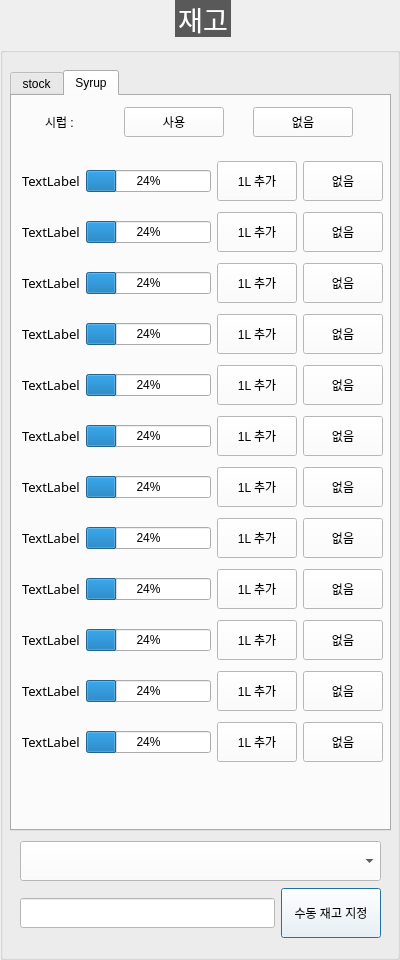
<?xml version="1.0" encoding="UTF-8"?>
<ui version="4.0">
 <class>DialogStock</class>
 <widget class="QDialog" name="DialogStock">
  <property name="geometry">
   <rect>
    <x>0</x>
    <y>0</y>
    <width>400</width>
    <height>960</height>
   </rect>
  </property>
  <property name="windowTitle">
   <string>Dialog</string>
  </property>
  <widget class="QGroupBox" name="GB_STOCK">
   <property name="geometry">
    <rect>
     <x>0</x>
     <y>0</y>
     <width>400</width>
     <height>960</height>
    </rect>
   </property>
   <property name="font">
    <font>
     <family>함초롬돋움</family>
     <pointsize>20</pointsize>
     <weight>50</weight>
     <italic>false</italic>
     <bold>false</bold>
    </font>
   </property>
   <property name="styleSheet">
    <string notr="true">QGroupBox  {
    margin-top: 10px;
	font: 20pt &quot;함초롬돋움&quot;;
}

QGroupBox::title  {
    subcontrol-origin: margin;
    subcontrol-position: top center;
    padding: 10px 8000px 10px 8000px;
    background-color: #595959;
    color: rgb(255, 255, 255);
}
QLabel {
	font: 10pt &quot;함초롬돋움&quot;;
}
QComboBox{
	font: 10pt &quot;함초롬돋움&quot;;
	background-color: #ffffff
}
QPushButton{
	font: 10pt &quot;함초롬돋움&quot;;
	background-color: #ffffff
}
QLineEdit{
	font: 10pt &quot;함초롬돋움&quot;;
	background-color: #ffffff
}



</string>
   </property>
   <property name="title">
    <string>재고</string>
   </property>
   <widget class="QWidget" name="layoutWidget">
    <property name="geometry">
     <rect>
      <x>20</x>
      <y>840</y>
      <width>361</width>
      <height>101</height>
     </rect>
    </property>
    <layout class="QVBoxLayout" name="verticalLayout_3">
     <item>
      <widget class="QComboBox" name="CB_STOCK_NAME">
       <property name="minimumSize">
        <size>
         <width>50</width>
         <height>40</height>
        </size>
       </property>
      </widget>
     </item>
     <item>
      <layout class="QHBoxLayout" name="horizontalLayout_14">
       <item>
        <widget class="QLineEdit" name="LE_MANUAL_STOCK_AMOUNT">
         <property name="minimumSize">
          <size>
           <width>0</width>
           <height>30</height>
          </size>
         </property>
         <property name="font">
          <font>
           <family>함초롬돋움</family>
           <pointsize>10</pointsize>
           <weight>50</weight>
           <italic>false</italic>
           <bold>false</bold>
          </font>
         </property>
         <property name="readOnly">
          <bool>false</bool>
         </property>
        </widget>
       </item>
       <item>
        <widget class="QPushButton" name="BTN_SET_STOCK_MANUAL">
         <property name="minimumSize">
          <size>
           <width>100</width>
           <height>50</height>
          </size>
         </property>
         <property name="text">
          <string>수동 재고 지정</string>
         </property>
        </widget>
       </item>
      </layout>
     </item>
    </layout>
   </widget>
   <widget class="QTabWidget" name="tabWidget">
    <property name="geometry">
     <rect>
      <x>10</x>
      <y>70</y>
      <width>381</width>
      <height>761</height>
     </rect>
    </property>
    <property name="currentIndex">
     <number>1</number>
    </property>
    <widget class="QWidget" name="tab">
     <attribute name="title">
      <string>stock</string>
     </attribute>
     <widget class="QWidget" name="">
      <property name="geometry">
       <rect>
        <x>10</x>
        <y>320</y>
        <width>359</width>
        <height>107</height>
       </rect>
      </property>
      <layout class="QVBoxLayout" name="verticalLayout_7">
       <item>
        <layout class="QHBoxLayout" name="horizontalLayout_10">
         <item>
          <widget class="QLabel" name="LB_ICE_1">
           <property name="text">
            <string>TextLabel</string>
           </property>
          </widget>
         </item>
         <item>
          <widget class="QProgressBar" name="PB_ICE_1">
           <property name="maximumSize">
            <size>
             <width>200</width>
             <height>16777215</height>
            </size>
           </property>
           <property name="value">
            <number>24</number>
           </property>
           <property name="format">
            <string>%p%</string>
           </property>
          </widget>
         </item>
        </layout>
       </item>
       <item>
        <layout class="QHBoxLayout" name="horizontalLayout_11">
         <item>
          <widget class="QLabel" name="LB_COFFEE">
           <property name="text">
            <string>TextLabel</string>
           </property>
          </widget>
         </item>
         <item>
          <widget class="QProgressBar" name="PB_COFFEE">
           <property name="maximumSize">
            <size>
             <width>200</width>
             <height>16777215</height>
            </size>
           </property>
           <property name="value">
            <number>24</number>
           </property>
           <property name="format">
            <string>%p%</string>
           </property>
          </widget>
         </item>
        </layout>
       </item>
      </layout>
     </widget>
     <widget class="QWidget" name="">
      <property name="geometry">
       <rect>
        <x>10</x>
        <y>445</y>
        <width>357</width>
        <height>31</height>
       </rect>
      </property>
      <layout class="QHBoxLayout" name="horizontalLayout_13">
       <item>
        <widget class="QLabel" name="label_2">
         <property name="maximumSize">
          <size>
           <width>50</width>
           <height>16777215</height>
          </size>
         </property>
         <property name="text">
          <string>우유 :</string>
         </property>
        </widget>
       </item>
       <item>
        <widget class="QPushButton" name="BTN_MILK_USE">
         <property name="minimumSize">
          <size>
           <width>100</width>
           <height>30</height>
          </size>
         </property>
         <property name="maximumSize">
          <size>
           <width>100</width>
           <height>16777215</height>
          </size>
         </property>
         <property name="text">
          <string>사용</string>
         </property>
        </widget>
       </item>
       <item>
        <widget class="QPushButton" name="BTN_MILK_NOT_USE">
         <property name="minimumSize">
          <size>
           <width>100</width>
           <height>30</height>
          </size>
         </property>
         <property name="maximumSize">
          <size>
           <width>100</width>
           <height>16777215</height>
          </size>
         </property>
         <property name="text">
          <string>없음</string>
         </property>
        </widget>
       </item>
      </layout>
     </widget>
     <widget class="QWidget" name="">
      <property name="geometry">
       <rect>
        <x>10</x>
        <y>490</y>
        <width>357</width>
        <height>61</height>
       </rect>
      </property>
      <layout class="QHBoxLayout" name="horizontalLayout_12">
       <item>
        <widget class="QLabel" name="LB_MILK">
         <property name="text">
          <string>TextLabel</string>
         </property>
        </widget>
       </item>
       <item>
        <widget class="QProgressBar" name="PB_MILK">
         <property name="maximumSize">
          <size>
           <width>200</width>
           <height>16777215</height>
          </size>
         </property>
         <property name="value">
          <number>24</number>
         </property>
         <property name="format">
          <string>%p%</string>
         </property>
        </widget>
       </item>
      </layout>
     </widget>
     <widget class="QWidget" name="">
      <property name="geometry">
       <rect>
        <x>10</x>
        <y>10</y>
        <width>361</width>
        <height>300</height>
       </rect>
      </property>
      <layout class="QVBoxLayout" name="verticalLayout_9">
       <item>
        <layout class="QHBoxLayout" name="horizontalLayout">
         <item>
          <widget class="QLabel" name="LB_CUP_1">
           <property name="text">
            <string>TextLabel</string>
           </property>
          </widget>
         </item>
         <item>
          <widget class="QProgressBar" name="PB_CUP_1">
           <property name="maximumSize">
            <size>
             <width>150</width>
             <height>16777215</height>
            </size>
           </property>
           <property name="value">
            <number>24</number>
           </property>
           <property name="format">
            <string>%p%</string>
           </property>
          </widget>
         </item>
         <item>
          <layout class="QVBoxLayout" name="verticalLayout">
           <item>
            <widget class="QPushButton" name="BTN_CUP_HALF_1">
             <property name="minimumSize">
              <size>
               <width>100</width>
               <height>30</height>
              </size>
             </property>
             <property name="maximumSize">
              <size>
               <width>100</width>
               <height>16777215</height>
              </size>
             </property>
             <property name="text">
              <string>절반</string>
             </property>
            </widget>
           </item>
           <item>
            <widget class="QPushButton" name="BTN_CUP_FULL_1">
             <property name="minimumSize">
              <size>
               <width>100</width>
               <height>30</height>
              </size>
             </property>
             <property name="maximumSize">
              <size>
               <width>100</width>
               <height>16777215</height>
              </size>
             </property>
             <property name="text">
              <string>FULL</string>
             </property>
            </widget>
           </item>
          </layout>
         </item>
        </layout>
       </item>
       <item>
        <layout class="QHBoxLayout" name="horizontalLayout_2">
         <item>
          <widget class="QLabel" name="LB_CUP_2">
           <property name="text">
            <string>TextLabel</string>
           </property>
          </widget>
         </item>
         <item>
          <widget class="QProgressBar" name="PB_CUP_2">
           <property name="maximumSize">
            <size>
             <width>150</width>
             <height>16777215</height>
            </size>
           </property>
           <property name="value">
            <number>24</number>
           </property>
           <property name="format">
            <string>%p%</string>
           </property>
          </widget>
         </item>
         <item>
          <layout class="QVBoxLayout" name="verticalLayout_2">
           <item>
            <widget class="QPushButton" name="BTN_CUP_HALF_2">
             <property name="minimumSize">
              <size>
               <width>100</width>
               <height>30</height>
              </size>
             </property>
             <property name="maximumSize">
              <size>
               <width>100</width>
               <height>16777215</height>
              </size>
             </property>
             <property name="text">
              <string>절반</string>
             </property>
            </widget>
           </item>
           <item>
            <widget class="QPushButton" name="BTN_CUP_FULL_2">
             <property name="minimumSize">
              <size>
               <width>100</width>
               <height>30</height>
              </size>
             </property>
             <property name="maximumSize">
              <size>
               <width>100</width>
               <height>16777215</height>
              </size>
             </property>
             <property name="text">
              <string>FULL</string>
             </property>
            </widget>
           </item>
          </layout>
         </item>
        </layout>
       </item>
       <item>
        <layout class="QHBoxLayout" name="horizontalLayout_9">
         <item>
          <widget class="QLabel" name="LB_CUP_3">
           <property name="text">
            <string>TextLabel</string>
           </property>
          </widget>
         </item>
         <item>
          <widget class="QProgressBar" name="PB_CUP_3">
           <property name="maximumSize">
            <size>
             <width>150</width>
             <height>16777215</height>
            </size>
           </property>
           <property name="value">
            <number>24</number>
           </property>
           <property name="format">
            <string>%p%</string>
           </property>
          </widget>
         </item>
         <item>
          <layout class="QVBoxLayout" name="verticalLayout_10">
           <item>
            <widget class="QPushButton" name="BTN_CUP_HALF_3">
             <property name="minimumSize">
              <size>
               <width>100</width>
               <height>30</height>
              </size>
             </property>
             <property name="maximumSize">
              <size>
               <width>100</width>
               <height>16777215</height>
              </size>
             </property>
             <property name="text">
              <string>절반</string>
             </property>
            </widget>
           </item>
           <item>
            <widget class="QPushButton" name="BTN_CUP_FULL_3">
             <property name="minimumSize">
              <size>
               <width>100</width>
               <height>30</height>
              </size>
             </property>
             <property name="maximumSize">
              <size>
               <width>100</width>
               <height>16777215</height>
              </size>
             </property>
             <property name="text">
              <string>FULL</string>
             </property>
            </widget>
           </item>
          </layout>
         </item>
        </layout>
       </item>
       <item>
        <layout class="QHBoxLayout" name="horizontalLayout_15">
         <item>
          <widget class="QLabel" name="LB_CUP_4">
           <property name="text">
            <string>TextLabel</string>
           </property>
          </widget>
         </item>
         <item>
          <widget class="QProgressBar" name="PB_CUP_4">
           <property name="maximumSize">
            <size>
             <width>150</width>
             <height>16777215</height>
            </size>
           </property>
           <property name="value">
            <number>24</number>
           </property>
           <property name="format">
            <string>%p%</string>
           </property>
          </widget>
         </item>
         <item>
          <layout class="QVBoxLayout" name="verticalLayout_11">
           <item>
            <widget class="QPushButton" name="BTN_CUP_HALF_4">
             <property name="minimumSize">
              <size>
               <width>100</width>
               <height>30</height>
              </size>
             </property>
             <property name="maximumSize">
              <size>
               <width>100</width>
               <height>16777215</height>
              </size>
             </property>
             <property name="text">
              <string>절반</string>
             </property>
            </widget>
           </item>
           <item>
            <widget class="QPushButton" name="BTN_CUP_FULL_4">
             <property name="minimumSize">
              <size>
               <width>100</width>
               <height>30</height>
              </size>
             </property>
             <property name="maximumSize">
              <size>
               <width>100</width>
               <height>16777215</height>
              </size>
             </property>
             <property name="text">
              <string>FULL</string>
             </property>
            </widget>
           </item>
          </layout>
         </item>
        </layout>
       </item>
      </layout>
     </widget>
    </widget>
    <widget class="QWidget" name="tab_2">
     <attribute name="title">
      <string>Syrup</string>
     </attribute>
     <widget class="QWidget" name="layoutWidget">
      <property name="geometry">
       <rect>
        <x>10</x>
        <y>10</y>
        <width>357</width>
        <height>32</height>
       </rect>
      </property>
      <layout class="QHBoxLayout" name="horizontalLayout_3">
       <item>
        <widget class="QLabel" name="label">
         <property name="maximumSize">
          <size>
           <width>50</width>
           <height>16777215</height>
          </size>
         </property>
         <property name="text">
          <string>시럽 : </string>
         </property>
        </widget>
       </item>
       <item>
        <widget class="QPushButton" name="BTN_SYRUP_USE">
         <property name="minimumSize">
          <size>
           <width>100</width>
           <height>30</height>
          </size>
         </property>
         <property name="maximumSize">
          <size>
           <width>100</width>
           <height>16777215</height>
          </size>
         </property>
         <property name="text">
          <string>사용</string>
         </property>
        </widget>
       </item>
       <item>
        <widget class="QPushButton" name="BTN_SYRUP_NOT_USE">
         <property name="minimumSize">
          <size>
           <width>100</width>
           <height>30</height>
          </size>
         </property>
         <property name="maximumSize">
          <size>
           <width>100</width>
           <height>16777215</height>
          </size>
         </property>
         <property name="text">
          <string>없음</string>
         </property>
        </widget>
       </item>
      </layout>
     </widget>
     <widget class="QFrame" name="frame">
      <property name="geometry">
       <rect>
        <x>10</x>
        <y>50</y>
        <width>361</width>
        <height>641</height>
       </rect>
      </property>
      <property name="frameShape">
       <enum>QFrame::NoFrame</enum>
      </property>
      <property name="frameShadow">
       <enum>QFrame::Plain</enum>
      </property>
      <widget class="QWidget" name="">
       <property name="geometry">
        <rect>
         <x>0</x>
         <y>10</y>
         <width>361</width>
         <height>611</height>
        </rect>
       </property>
       <layout class="QVBoxLayout" name="verticalLayout_4">
        <item>
         <layout class="QHBoxLayout" name="horizontalLayout_4">
          <item>
           <widget class="QLabel" name="LB_SYRUP_1">
            <property name="font">
             <font>
              <family>함초롬돋움</family>
              <pointsize>10</pointsize>
              <weight>50</weight>
              <italic>false</italic>
              <bold>false</bold>
             </font>
            </property>
            <property name="text">
             <string>TextLabel</string>
            </property>
           </widget>
          </item>
          <item>
           <widget class="QProgressBar" name="PB_SYRUP_1">
            <property name="maximumSize">
             <size>
              <width>150</width>
              <height>16777215</height>
             </size>
            </property>
            <property name="value">
             <number>24</number>
            </property>
            <property name="format">
             <string>%p%</string>
            </property>
           </widget>
          </item>
          <item>
           <widget class="QPushButton" name="BTN_SYRUP_ADD_1">
            <property name="minimumSize">
             <size>
              <width>60</width>
              <height>40</height>
             </size>
            </property>
            <property name="maximumSize">
             <size>
              <width>100</width>
              <height>16777215</height>
             </size>
            </property>
            <property name="text">
             <string>1L 추가</string>
            </property>
           </widget>
          </item>
          <item>
           <widget class="QPushButton" name="BTN_SYRUP_REPLACE_1">
            <property name="minimumSize">
             <size>
              <width>60</width>
              <height>40</height>
             </size>
            </property>
            <property name="maximumSize">
             <size>
              <width>100</width>
              <height>16777215</height>
             </size>
            </property>
            <property name="text">
             <string>없음</string>
            </property>
           </widget>
          </item>
         </layout>
        </item>
        <item>
         <layout class="QHBoxLayout" name="horizontalLayout_5">
          <item>
           <widget class="QLabel" name="LB_SYRUP_2">
            <property name="font">
             <font>
              <family>함초롬돋움</family>
              <pointsize>10</pointsize>
              <weight>50</weight>
              <italic>false</italic>
              <bold>false</bold>
             </font>
            </property>
            <property name="text">
             <string>TextLabel</string>
            </property>
           </widget>
          </item>
          <item>
           <widget class="QProgressBar" name="PB_SYRUP_2">
            <property name="maximumSize">
             <size>
              <width>150</width>
              <height>16777215</height>
             </size>
            </property>
            <property name="value">
             <number>24</number>
            </property>
            <property name="format">
             <string>%p%</string>
            </property>
           </widget>
          </item>
          <item>
           <widget class="QPushButton" name="BTN_SYRUP_ADD_2">
            <property name="minimumSize">
             <size>
              <width>60</width>
              <height>40</height>
             </size>
            </property>
            <property name="maximumSize">
             <size>
              <width>100</width>
              <height>16777215</height>
             </size>
            </property>
            <property name="text">
             <string>1L 추가</string>
            </property>
           </widget>
          </item>
          <item>
           <widget class="QPushButton" name="BTN_SYRUP_REPLACE_2">
            <property name="minimumSize">
             <size>
              <width>60</width>
              <height>40</height>
             </size>
            </property>
            <property name="maximumSize">
             <size>
              <width>100</width>
              <height>16777215</height>
             </size>
            </property>
            <property name="text">
             <string>없음</string>
            </property>
           </widget>
          </item>
         </layout>
        </item>
        <item>
         <layout class="QHBoxLayout" name="horizontalLayout_6">
          <item>
           <widget class="QLabel" name="LB_SYRUP_3">
            <property name="font">
             <font>
              <family>함초롬돋움</family>
              <pointsize>10</pointsize>
              <weight>50</weight>
              <italic>false</italic>
              <bold>false</bold>
             </font>
            </property>
            <property name="text">
             <string>TextLabel</string>
            </property>
           </widget>
          </item>
          <item>
           <widget class="QProgressBar" name="PB_SYRUP_3">
            <property name="maximumSize">
             <size>
              <width>150</width>
              <height>16777215</height>
             </size>
            </property>
            <property name="value">
             <number>24</number>
            </property>
            <property name="format">
             <string>%p%</string>
            </property>
           </widget>
          </item>
          <item>
           <widget class="QPushButton" name="BTN_SYRUP_ADD_3">
            <property name="minimumSize">
             <size>
              <width>60</width>
              <height>40</height>
             </size>
            </property>
            <property name="maximumSize">
             <size>
              <width>100</width>
              <height>16777215</height>
             </size>
            </property>
            <property name="text">
             <string>1L 추가</string>
            </property>
           </widget>
          </item>
          <item>
           <widget class="QPushButton" name="BTN_SYRUP_REPLACE_3">
            <property name="minimumSize">
             <size>
              <width>60</width>
              <height>40</height>
             </size>
            </property>
            <property name="maximumSize">
             <size>
              <width>100</width>
              <height>16777215</height>
             </size>
            </property>
            <property name="text">
             <string>없음</string>
            </property>
           </widget>
          </item>
         </layout>
        </item>
        <item>
         <layout class="QHBoxLayout" name="horizontalLayout_7">
          <item>
           <widget class="QLabel" name="LB_SYRUP_4">
            <property name="font">
             <font>
              <family>함초롬돋움</family>
              <pointsize>10</pointsize>
              <weight>50</weight>
              <italic>false</italic>
              <bold>false</bold>
             </font>
            </property>
            <property name="text">
             <string>TextLabel</string>
            </property>
           </widget>
          </item>
          <item>
           <widget class="QProgressBar" name="PB_SYRUP_4">
            <property name="maximumSize">
             <size>
              <width>150</width>
              <height>16777215</height>
             </size>
            </property>
            <property name="value">
             <number>24</number>
            </property>
            <property name="format">
             <string>%p%</string>
            </property>
           </widget>
          </item>
          <item>
           <widget class="QPushButton" name="BTN_SYRUP_ADD_4">
            <property name="minimumSize">
             <size>
              <width>60</width>
              <height>40</height>
             </size>
            </property>
            <property name="maximumSize">
             <size>
              <width>100</width>
              <height>16777215</height>
             </size>
            </property>
            <property name="text">
             <string>1L 추가</string>
            </property>
           </widget>
          </item>
          <item>
           <widget class="QPushButton" name="BTN_SYRUP_REPLACE_4">
            <property name="minimumSize">
             <size>
              <width>60</width>
              <height>40</height>
             </size>
            </property>
            <property name="maximumSize">
             <size>
              <width>100</width>
              <height>16777215</height>
             </size>
            </property>
            <property name="text">
             <string>없음</string>
            </property>
           </widget>
          </item>
         </layout>
        </item>
        <item>
         <layout class="QHBoxLayout" name="horizontalLayout_8">
          <item>
           <widget class="QLabel" name="LB_SYRUP_5">
            <property name="font">
             <font>
              <family>함초롬돋움</family>
              <pointsize>10</pointsize>
              <weight>50</weight>
              <italic>false</italic>
              <bold>false</bold>
             </font>
            </property>
            <property name="text">
             <string>TextLabel</string>
            </property>
           </widget>
          </item>
          <item>
           <widget class="QProgressBar" name="PB_SYRUP_5">
            <property name="maximumSize">
             <size>
              <width>150</width>
              <height>16777215</height>
             </size>
            </property>
            <property name="value">
             <number>24</number>
            </property>
            <property name="format">
             <string>%p%</string>
            </property>
           </widget>
          </item>
          <item>
           <widget class="QPushButton" name="BTN_SYRUP_ADD_5">
            <property name="minimumSize">
             <size>
              <width>60</width>
              <height>40</height>
             </size>
            </property>
            <property name="maximumSize">
             <size>
              <width>100</width>
              <height>16777215</height>
             </size>
            </property>
            <property name="text">
             <string>1L 추가</string>
            </property>
           </widget>
          </item>
          <item>
           <widget class="QPushButton" name="BTN_SYRUP_REPLACE_5">
            <property name="minimumSize">
             <size>
              <width>60</width>
              <height>40</height>
             </size>
            </property>
            <property name="maximumSize">
             <size>
              <width>100</width>
              <height>16777215</height>
             </size>
            </property>
            <property name="text">
             <string>없음</string>
            </property>
           </widget>
          </item>
         </layout>
        </item>
        <item>
         <layout class="QHBoxLayout" name="horizontalLayout_16">
          <item>
           <widget class="QLabel" name="LB_SYRUP_6">
            <property name="font">
             <font>
              <family>함초롬돋움</family>
              <pointsize>10</pointsize>
              <weight>50</weight>
              <italic>false</italic>
              <bold>false</bold>
             </font>
            </property>
            <property name="text">
             <string>TextLabel</string>
            </property>
           </widget>
          </item>
          <item>
           <widget class="QProgressBar" name="PB_SYRUP_6">
            <property name="maximumSize">
             <size>
              <width>150</width>
              <height>16777215</height>
             </size>
            </property>
            <property name="value">
             <number>24</number>
            </property>
            <property name="format">
             <string>%p%</string>
            </property>
           </widget>
          </item>
          <item>
           <widget class="QPushButton" name="BTN_SYRUP_ADD_6">
            <property name="minimumSize">
             <size>
              <width>60</width>
              <height>40</height>
             </size>
            </property>
            <property name="maximumSize">
             <size>
              <width>100</width>
              <height>16777215</height>
             </size>
            </property>
            <property name="text">
             <string>1L 추가</string>
            </property>
           </widget>
          </item>
          <item>
           <widget class="QPushButton" name="BTN_SYRUP_REPLACE_6">
            <property name="minimumSize">
             <size>
              <width>60</width>
              <height>40</height>
             </size>
            </property>
            <property name="maximumSize">
             <size>
              <width>100</width>
              <height>16777215</height>
             </size>
            </property>
            <property name="text">
             <string>없음</string>
            </property>
           </widget>
          </item>
         </layout>
        </item>
        <item>
         <layout class="QHBoxLayout" name="horizontalLayout_17">
          <item>
           <widget class="QLabel" name="LB_SYRUP_7">
            <property name="font">
             <font>
              <family>함초롬돋움</family>
              <pointsize>10</pointsize>
              <weight>50</weight>
              <italic>false</italic>
              <bold>false</bold>
             </font>
            </property>
            <property name="text">
             <string>TextLabel</string>
            </property>
           </widget>
          </item>
          <item>
           <widget class="QProgressBar" name="PB_SYRUP_7">
            <property name="maximumSize">
             <size>
              <width>150</width>
              <height>16777215</height>
             </size>
            </property>
            <property name="value">
             <number>24</number>
            </property>
            <property name="format">
             <string>%p%</string>
            </property>
           </widget>
          </item>
          <item>
           <widget class="QPushButton" name="BTN_SYRUP_ADD_7">
            <property name="minimumSize">
             <size>
              <width>60</width>
              <height>40</height>
             </size>
            </property>
            <property name="maximumSize">
             <size>
              <width>100</width>
              <height>16777215</height>
             </size>
            </property>
            <property name="text">
             <string>1L 추가</string>
            </property>
           </widget>
          </item>
          <item>
           <widget class="QPushButton" name="BTN_SYRUP_REPLACE_7">
            <property name="minimumSize">
             <size>
              <width>60</width>
              <height>40</height>
             </size>
            </property>
            <property name="maximumSize">
             <size>
              <width>100</width>
              <height>16777215</height>
             </size>
            </property>
            <property name="text">
             <string>없음</string>
            </property>
           </widget>
          </item>
         </layout>
        </item>
        <item>
         <layout class="QHBoxLayout" name="horizontalLayout_18">
          <item>
           <widget class="QLabel" name="LB_SYRUP_8">
            <property name="font">
             <font>
              <family>함초롬돋움</family>
              <pointsize>10</pointsize>
              <weight>50</weight>
              <italic>false</italic>
              <bold>false</bold>
             </font>
            </property>
            <property name="text">
             <string>TextLabel</string>
            </property>
           </widget>
          </item>
          <item>
           <widget class="QProgressBar" name="PB_SYRUP_8">
            <property name="maximumSize">
             <size>
              <width>150</width>
              <height>16777215</height>
             </size>
            </property>
            <property name="value">
             <number>24</number>
            </property>
            <property name="format">
             <string>%p%</string>
            </property>
           </widget>
          </item>
          <item>
           <widget class="QPushButton" name="BTN_SYRUP_ADD_8">
            <property name="minimumSize">
             <size>
              <width>60</width>
              <height>40</height>
             </size>
            </property>
            <property name="maximumSize">
             <size>
              <width>100</width>
              <height>16777215</height>
             </size>
            </property>
            <property name="text">
             <string>1L 추가</string>
            </property>
           </widget>
          </item>
          <item>
           <widget class="QPushButton" name="BTN_SYRUP_REPLACE_8">
            <property name="minimumSize">
             <size>
              <width>60</width>
              <height>40</height>
             </size>
            </property>
            <property name="maximumSize">
             <size>
              <width>100</width>
              <height>16777215</height>
             </size>
            </property>
            <property name="text">
             <string>없음</string>
            </property>
           </widget>
          </item>
         </layout>
        </item>
        <item>
         <layout class="QHBoxLayout" name="horizontalLayout_19">
          <item>
           <widget class="QLabel" name="LB_SYRUP_9">
            <property name="font">
             <font>
              <family>함초롬돋움</family>
              <pointsize>10</pointsize>
              <weight>50</weight>
              <italic>false</italic>
              <bold>false</bold>
             </font>
            </property>
            <property name="text">
             <string>TextLabel</string>
            </property>
           </widget>
          </item>
          <item>
           <widget class="QProgressBar" name="PB_SYRUP_9">
            <property name="maximumSize">
             <size>
              <width>150</width>
              <height>16777215</height>
             </size>
            </property>
            <property name="value">
             <number>24</number>
            </property>
            <property name="format">
             <string>%p%</string>
            </property>
           </widget>
          </item>
          <item>
           <widget class="QPushButton" name="BTN_SYRUP_ADD_9">
            <property name="minimumSize">
             <size>
              <width>60</width>
              <height>40</height>
             </size>
            </property>
            <property name="maximumSize">
             <size>
              <width>100</width>
              <height>16777215</height>
             </size>
            </property>
            <property name="text">
             <string>1L 추가</string>
            </property>
           </widget>
          </item>
          <item>
           <widget class="QPushButton" name="BTN_SYRUP_REPLACE_9">
            <property name="minimumSize">
             <size>
              <width>60</width>
              <height>40</height>
             </size>
            </property>
            <property name="maximumSize">
             <size>
              <width>100</width>
              <height>16777215</height>
             </size>
            </property>
            <property name="text">
             <string>없음</string>
            </property>
           </widget>
          </item>
         </layout>
        </item>
        <item>
         <layout class="QHBoxLayout" name="horizontalLayout_20">
          <item>
           <widget class="QLabel" name="LB_SYRUP_10">
            <property name="font">
             <font>
              <family>함초롬돋움</family>
              <pointsize>10</pointsize>
              <weight>50</weight>
              <italic>false</italic>
              <bold>false</bold>
             </font>
            </property>
            <property name="text">
             <string>TextLabel</string>
            </property>
           </widget>
          </item>
          <item>
           <widget class="QProgressBar" name="PB_SYRUP_10">
            <property name="maximumSize">
             <size>
              <width>150</width>
              <height>16777215</height>
             </size>
            </property>
            <property name="value">
             <number>24</number>
            </property>
            <property name="format">
             <string>%p%</string>
            </property>
           </widget>
          </item>
          <item>
           <widget class="QPushButton" name="BTN_SYRUP_ADD_10">
            <property name="minimumSize">
             <size>
              <width>60</width>
              <height>40</height>
             </size>
            </property>
            <property name="maximumSize">
             <size>
              <width>100</width>
              <height>16777215</height>
             </size>
            </property>
            <property name="text">
             <string>1L 추가</string>
            </property>
           </widget>
          </item>
          <item>
           <widget class="QPushButton" name="BTN_SYRUP_REPLACE_10">
            <property name="minimumSize">
             <size>
              <width>60</width>
              <height>40</height>
             </size>
            </property>
            <property name="maximumSize">
             <size>
              <width>100</width>
              <height>16777215</height>
             </size>
            </property>
            <property name="text">
             <string>없음</string>
            </property>
           </widget>
          </item>
         </layout>
        </item>
        <item>
         <layout class="QHBoxLayout" name="horizontalLayout_21">
          <item>
           <widget class="QLabel" name="LB_SYRUP_11">
            <property name="font">
             <font>
              <family>함초롬돋움</family>
              <pointsize>10</pointsize>
              <weight>50</weight>
              <italic>false</italic>
              <bold>false</bold>
             </font>
            </property>
            <property name="text">
             <string>TextLabel</string>
            </property>
           </widget>
          </item>
          <item>
           <widget class="QProgressBar" name="PB_SYRUP_11">
            <property name="maximumSize">
             <size>
              <width>150</width>
              <height>16777215</height>
             </size>
            </property>
            <property name="value">
             <number>24</number>
            </property>
            <property name="format">
             <string>%p%</string>
            </property>
           </widget>
          </item>
          <item>
           <widget class="QPushButton" name="BTN_SYRUP_ADD_11">
            <property name="minimumSize">
             <size>
              <width>60</width>
              <height>40</height>
             </size>
            </property>
            <property name="maximumSize">
             <size>
              <width>100</width>
              <height>16777215</height>
             </size>
            </property>
            <property name="text">
             <string>1L 추가</string>
            </property>
           </widget>
          </item>
          <item>
           <widget class="QPushButton" name="BTN_SYRUP_REPLACE_11">
            <property name="minimumSize">
             <size>
              <width>60</width>
              <height>40</height>
             </size>
            </property>
            <property name="maximumSize">
             <size>
              <width>100</width>
              <height>16777215</height>
             </size>
            </property>
            <property name="text">
             <string>없음</string>
            </property>
           </widget>
          </item>
         </layout>
        </item>
        <item>
         <layout class="QHBoxLayout" name="horizontalLayout_22">
          <item>
           <widget class="QLabel" name="LB_SYRUP_12">
            <property name="font">
             <font>
              <family>함초롬돋움</family>
              <pointsize>10</pointsize>
              <weight>50</weight>
              <italic>false</italic>
              <bold>false</bold>
             </font>
            </property>
            <property name="text">
             <string>TextLabel</string>
            </property>
           </widget>
          </item>
          <item>
           <widget class="QProgressBar" name="PB_SYRUP_12">
            <property name="maximumSize">
             <size>
              <width>150</width>
              <height>16777215</height>
             </size>
            </property>
            <property name="value">
             <number>24</number>
            </property>
            <property name="format">
             <string>%p%</string>
            </property>
           </widget>
          </item>
          <item>
           <widget class="QPushButton" name="BTN_SYRUP_ADD_12">
            <property name="minimumSize">
             <size>
              <width>60</width>
              <height>40</height>
             </size>
            </property>
            <property name="maximumSize">
             <size>
              <width>100</width>
              <height>16777215</height>
             </size>
            </property>
            <property name="text">
             <string>1L 추가</string>
            </property>
           </widget>
          </item>
          <item>
           <widget class="QPushButton" name="BTN_SYRUP_REPLACE_12">
            <property name="minimumSize">
             <size>
              <width>60</width>
              <height>40</height>
             </size>
            </property>
            <property name="maximumSize">
             <size>
              <width>100</width>
              <height>16777215</height>
             </size>
            </property>
            <property name="text">
             <string>없음</string>
            </property>
           </widget>
          </item>
         </layout>
        </item>
       </layout>
      </widget>
     </widget>
    </widget>
   </widget>
  </widget>
 </widget>
 <resources/>
 <connections/>
</ui>
